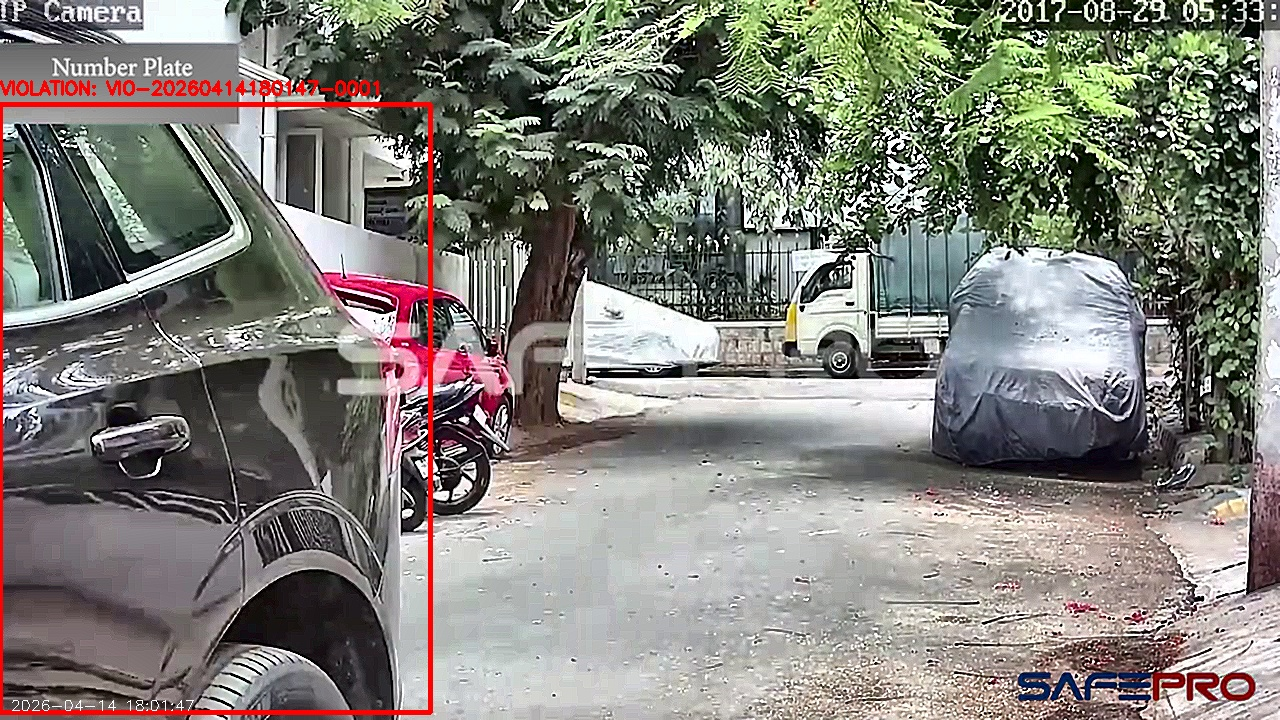
#> input picture flyover_enforcement/data/violations/VIO-20260414180147-0001.jpg, 1280 x 720 px
$ python -i noise_removal.py   (imports and definitions only)   (older library calls are emulated)
#> lines starting #> are read from the running program, lines starting #| are printed output that depends on the picture
#> further down, picture is the input picture: shape (720, 1280, 3); mean B, G, R 121.4, 127.9, 129.8
"""
Noise Removal Module for Flyover Enforcement System.

Implements multiple denoising strategies optimized for CCTV footage,
with automatic selection based on noise estimation. Critical for
night-mode preprocessing where sensor noise degrades detection quality.

DIP Techniques:
    - Gaussian Blur (isotropic smoothing)
    - Bilateral Filter (edge-preserving denoising)
    - Non-Local Means Denoising (patch-based, best for heavy grain)
    - Median Blur (salt-and-pepper noise removal)
    - Automatic noise estimation via Laplacian variance
"""

import cv2
import numpy as np
import logging

logger = logging.getLogger(__name__)


class NoiseRemover:
    """
    Adaptive noise removal engine for CCTV frames.

    Provides multiple denoising algorithms and an automatic selector
    that estimates noise level using Laplacian variance and picks the
    optimal filter based on conditions (day/night, noise intensity).
    """

    def __init__(self, laplacian_threshold: float = 100.0):
        """
        Initialize NoiseRemover.

        Args:
            laplacian_threshold: Laplacian variance below this value
                indicates heavy noise requiring aggressive denoising.
        """
        self.laplacian_threshold = laplacian_threshold
        logger.info(
            f"NoiseRemover initialized (laplacian_threshold={laplacian_threshold})"
        )

    def gaussian_blur(self, frame: np.ndarray, ksize: int = 5) -> np.ndarray:
        """
        Apply standard Gaussian smoothing.

        Simple isotropic filter suitable for mild noise. Fast but
        blurs edges — avoid for plate regions.

        Args:
            frame: Input BGR frame.
            ksize: Kernel size (must be odd).

        Returns:
            Smoothed frame.
        """
        if ksize % 2 == 0:
            ksize += 1
        result = cv2.GaussianBlur(frame, (ksize, ksize), 0)
        logger.debug(f"Gaussian blur applied (ksize={ksize})")
        return result

    # [71 lines left out: functions bilateral_filter, nlmeans_denoising, median_blur, not called in this run]

    def estimate_noise(self, frame: np.ndarray) -> float:
        """
        Estimate noise level using Laplacian variance.

        The Laplacian highlights rapid intensity changes. In a noisy
        image, the variance of the Laplacian is high due to noise pixels.
        Conversely, a blurry/clean image has low variance.

        NOTE: This is inverted for noise estimation — low variance means
        the image is already smooth (possibly over-denoised or blurry),
        high variance can mean sharp OR noisy. We use the threshold to
        distinguish.

        Args:
            frame: Input BGR frame.

        Returns:
            Laplacian variance (float). Lower = smoother/noisier after
            denoising, Higher = sharper/noisier before denoising.
        """
        gray = cv2.cvtColor(frame, cv2.COLOR_BGR2GRAY) if len(frame.shape) == 3 else frame
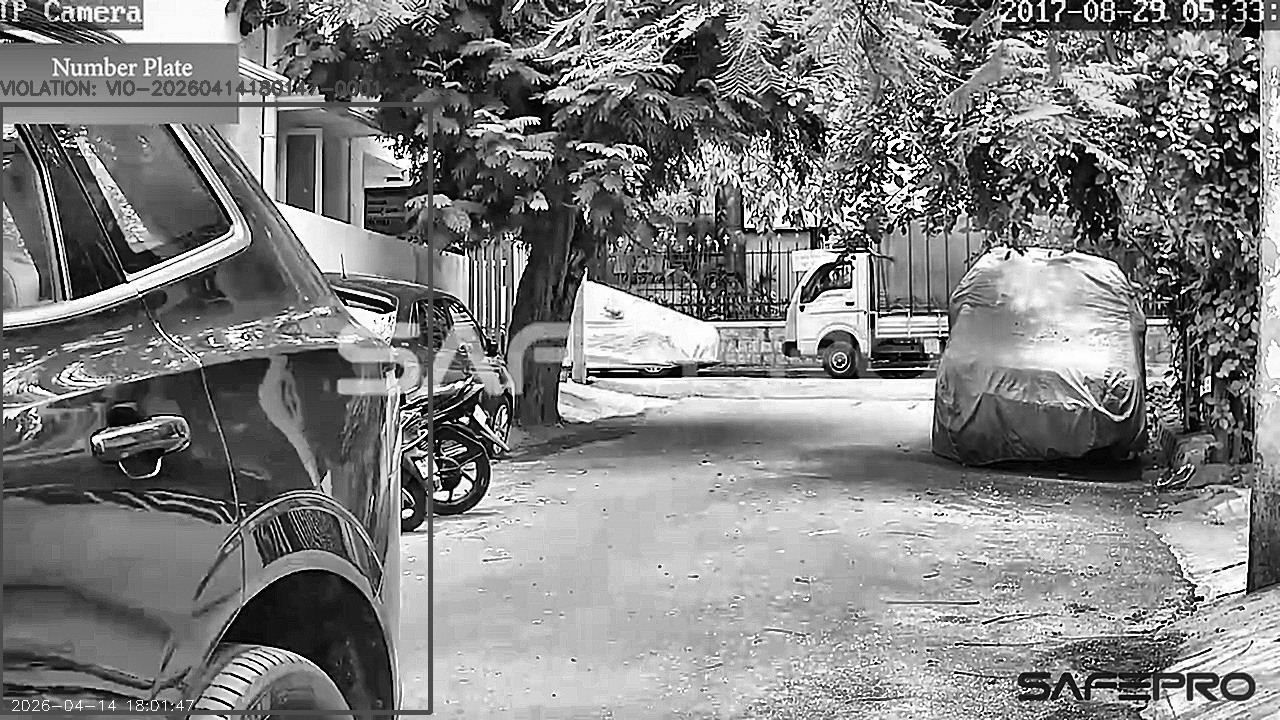
#> gray: shape (720, 1280); min 0, max 255, mean 127.7
        laplacian = cv2.Laplacian(gray, cv2.CV_64F)
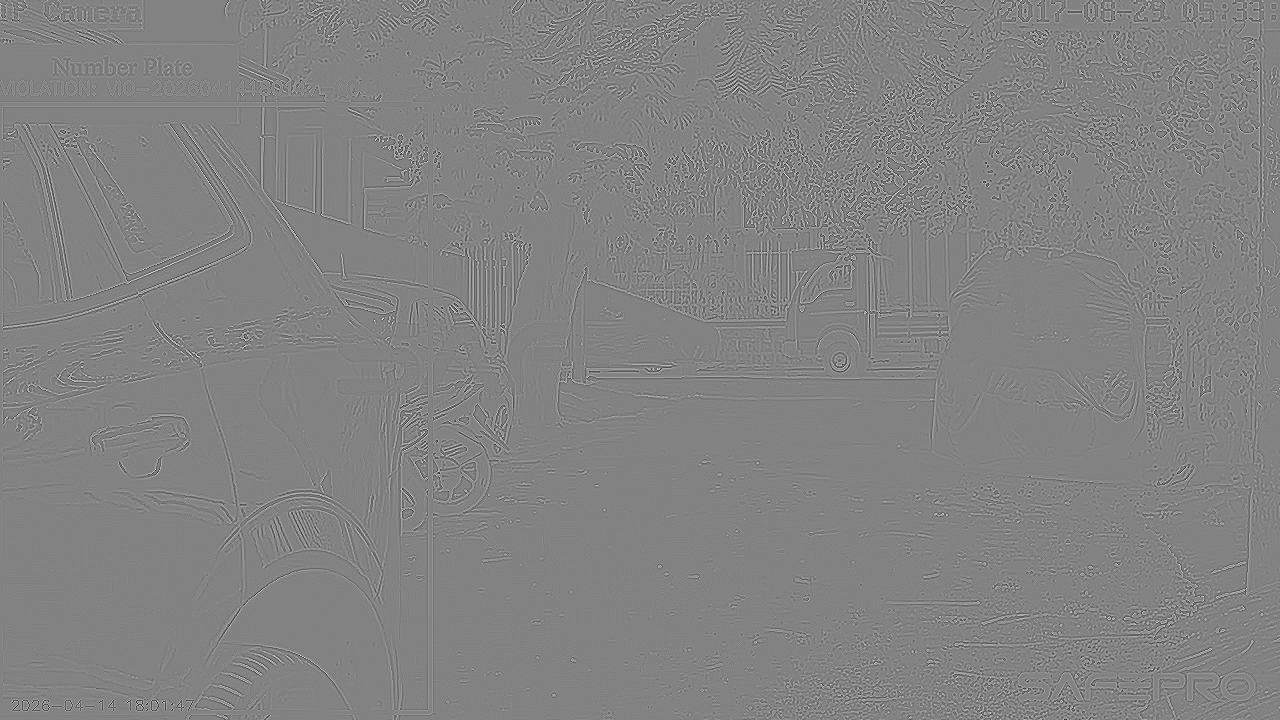
#> laplacian: shape (720, 1280) float64; min -876, max 828, mean 0; drawn with min black and max white
        variance = float(laplacian.var())
#> variance = 8172.1
        logger.debug(f"Noise estimate (Laplacian variance): {variance:.2f}")
        return variance

    def auto_select(self, frame: np.ndarray, is_night: bool = False) -> np.ndarray:
        """
        Automatically select and apply the best denoising strategy.

        Decision logic:
        1. Estimate noise via Laplacian variance.
        2. If night mode AND heavy noise → NL-Means (strongest).
        3. If night mode AND moderate noise → Bilateral (edge-preserving).
        4. If day AND heavy noise → Median + Gaussian.
        5. If day AND low noise → light Gaussian only.

        Args:
            frame: Input BGR frame.
            is_night: Whether the frame is from night footage.

        Returns:
            Best-filtered frame based on noise estimation.
        """
        noise_level = self.estimate_noise(frame)
#> noise_level = 8172.1
        heavy_noise = noise_level < self.laplacian_threshold
#> heavy_noise = False

        if is_night:
            if heavy_noise:
                # Night + heavy noise → aggressive NL-Means
                logger.info(
                    f"Night + heavy noise (var={noise_level:.1f}): applying NL-Means"
                )
                result = self.nlmeans_denoising(frame, h=12)
            else:
                # Night + moderate noise → bilateral (preserve plate edges)
                logger.info(
                    f"Night + moderate noise (var={noise_level:.1f}): applying bilateral"
                )
                result = self.bilateral_filter(frame, d=9, sigma_color=75, sigma_space=75)
        else:
            if heavy_noise:
                # Day + heavy noise → median then Gaussian
                logger.info(
                    f"Day + heavy noise (var={noise_level:.1f}): applying median + gaussian"
                )
                result = self.median_blur(frame, ksize=3)
                result = self.gaussian_blur(result, ksize=3)
            else:
                # Day + clean → light Gaussian
                logger.info(
                    f"Day + clean (var={noise_level:.1f}): applying light gaussian"
                )
                result = self.gaussian_blur(frame, ksize=3)

        return result

>>> import cv2
>>> picture = cv2.imread('../../data/violations/VIO-20260414180147-0001.jpg')
>>> result = NoiseRemover().auto_select(picture)

$ run again, on flyover_enforcement/data/violations/VIO-20260414180210-0002.jpg
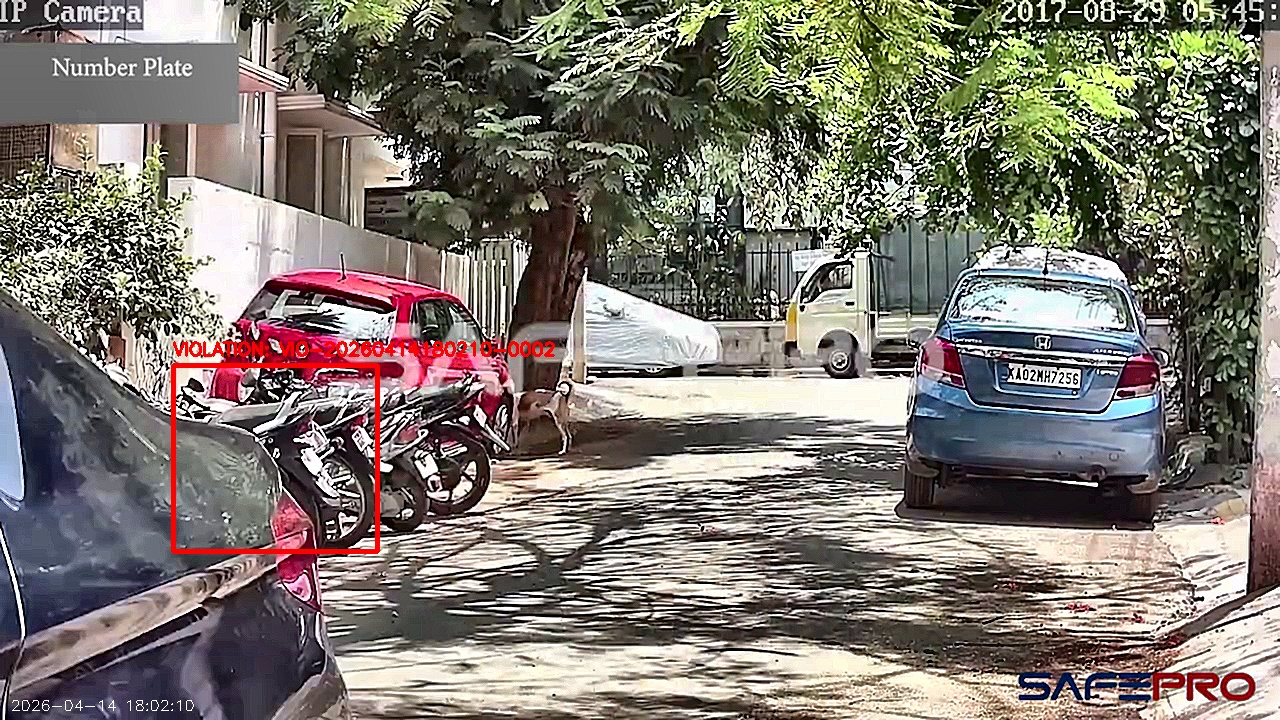
#> input picture flyover_enforcement/data/violations/VIO-20260414180210-0002.jpg, 1280 x 720 px
#> picture is the input picture: shape (720, 1280, 3); mean B, G, R 112, 119.6, 126.1
#> in estimate_noise, `gray = cv2.cvtColor(frame, cv2.COLOR_BGR2GRAY) if len(frame.shape) == ..`:
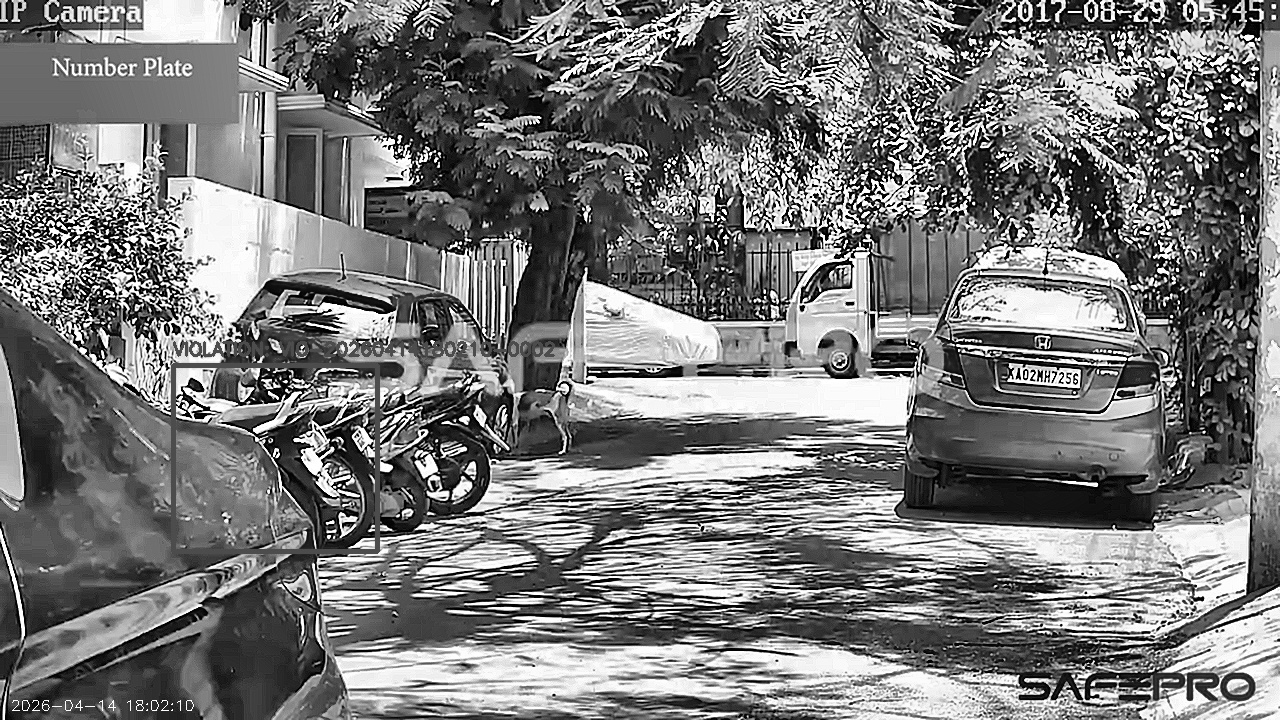
#> gray: shape (720, 1280); min 0, max 255, mean 120.7
#> variance = 11584.6
#> heavy_noise = False
